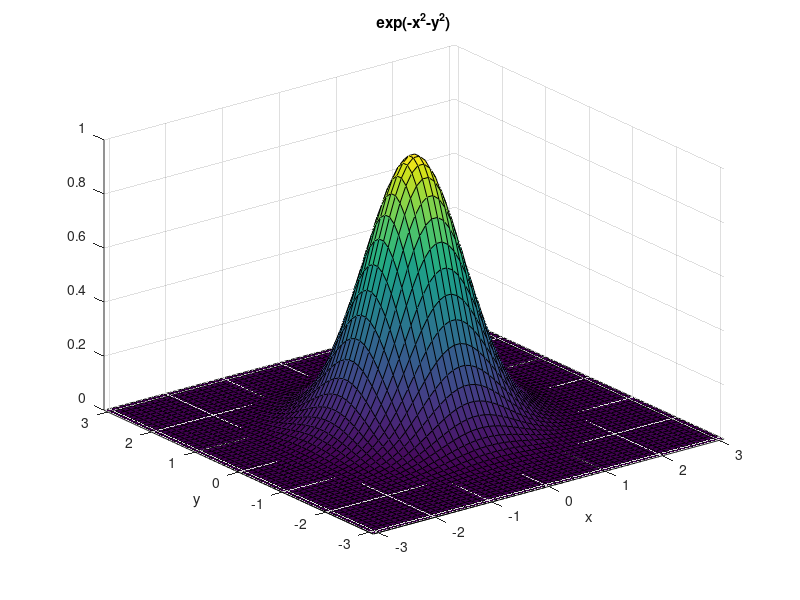

MATLAB code to generate this figure:
function ezsurf3d
x=-2*pi:0.1:2*pi;
y=-2*pi:0.1:2*pi;
ezsurf('exp(-x^2-y^2)');
disp('Dalej? ENTER'); pause; close;
return